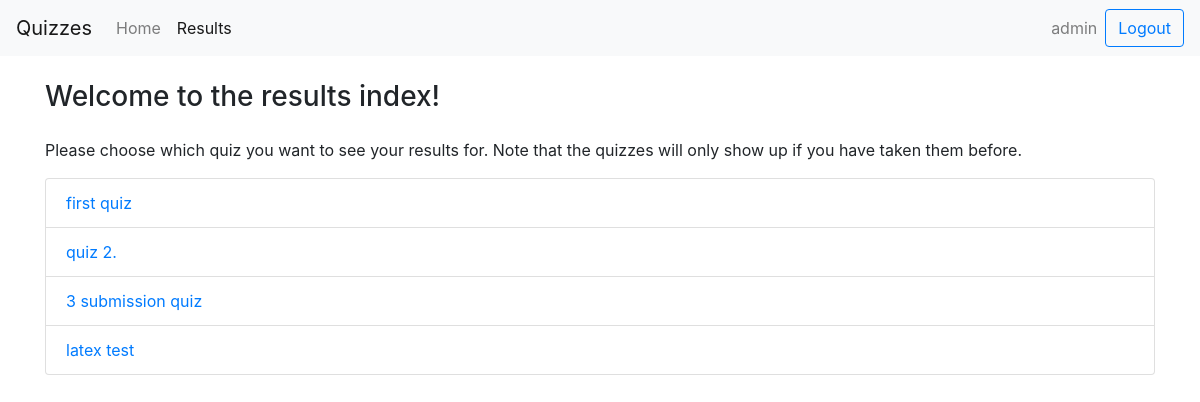
Page /quiz/results/ (signed in) on the earlier database version.
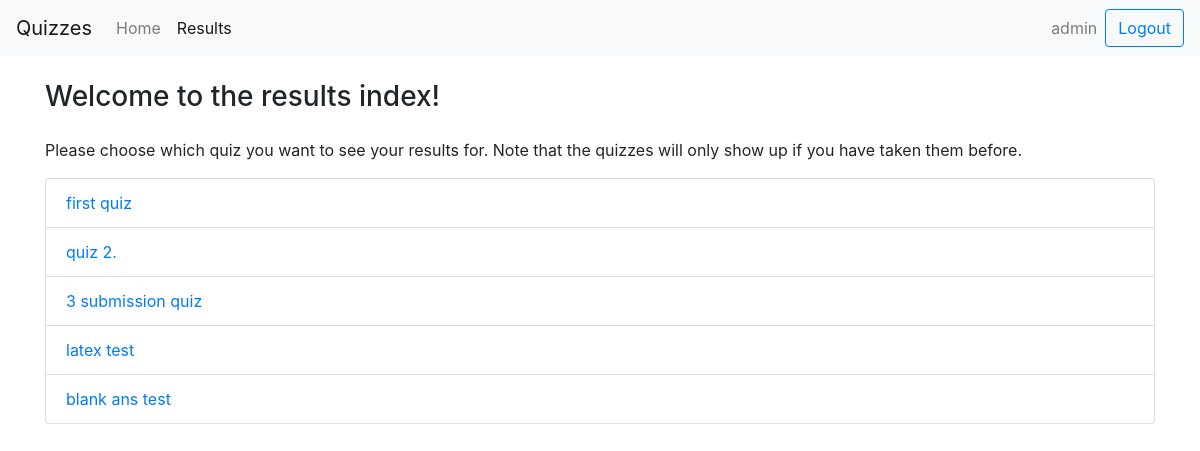
Same page on the later database version.
### quiz/models.py (models this page shows, shortened)
class Quiz(models.Model):
    name = models.CharField(max_length=1000)
    max_subs = models.IntegerField(default = 99999)

### quiz/views.py (the view, shortened to what this page needs)
# urls.py: path('results/', views.ResultsView.as_view(), name = 'results'),
class ResultsView(View):
    def get(self, request):
        template = loader.get_template('quiz/results.html')
        quizzes = []
        for quiz in Quiz.objects.all():
            past_subs = Submission.objects.filter(user=request.user, question__quiz=quiz, final_sub=True)
            if past_subs.count() != 0:
                quizzes.append(quiz)
        context = {
            'loggedIn': True,
            'quizzes': quizzes,
        }
        return HttpResponse(template.render(context, request))

### quiz/templates/quiz/results.html (shortened to what this page needs)
{% load static %}
<!DOCTYPE html>
<html>
  <head>
      <link rel="stylesheet" href="https://maxcdn.bootstrapcdn.com/bootstrap/4.4.1/css/bootstrap.min.css" />
      <link rel="stylesheet" type="text/css" href="{% static 'quiz/style.css' %}">
  </head>
  <body>
    {% if loggedIn %}
      <div class = "container-fluid">
        <nav class="navbar navbar-expand-lg navbar-light bg-light">
          <a class="navbar-brand" href="">Quizzes</a>
          <div class="collapse navbar-collapse" id="navbarSupportedContent">
            <ul class="navbar-nav mr-auto">
              <li class="nav-item">
                <a class="nav-link" href="/quiz">Home</a>
              </li>
              <li class="nav-item active">
                <a class="nav-link" href="">Results</a>
              </li>
            </ul>
            <ul class="navbar-nav ml-auto">
              <span class="navbar-text mx-2">
                {{ user.username }}
              </span>
              <form method = "POST" class="form-inline my-2 my-lg-0">
                <button class="btn btn-outline-primary my-2 my-sm-0" type="submit" name = "logout">Logout</button>
              </form>
            </ul>
          </div>
        </nav>
      </div>
    <div class = "container">
      <div class = "page-header my-4">
        <h3>Welcome to the results index!</h3>
      </div>
      <p>Please choose which quiz you want to see your results for.
      Note that the quizzes will only show up if you have taken them before.</p>
      <ul class = "list-group">
        {% for quiz in quizzes %}
          <li class = "list-group-item"><a href = {{quiz.id}}>{{quiz.name}}</a></li>
        {% endfor %}
      </ul>
    </div>
  {% endif %}
  </body>
</html>

Differences in the rows shown:
added Quiz: name "blank ans test"
